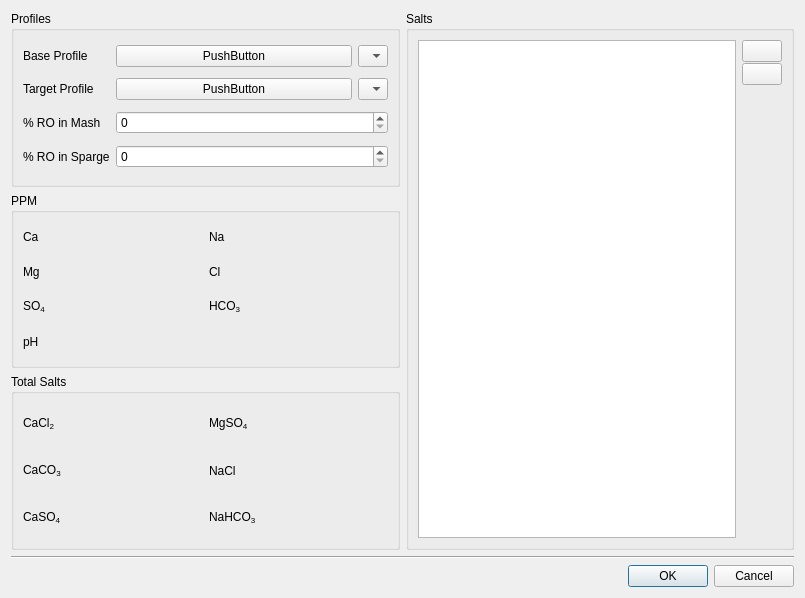
<?xml version="1.0" encoding="UTF-8"?>
<ui version="4.0">
 <class>waterDialog</class>
 <widget class="QDialog" name="waterDialog">
  <property name="geometry">
   <rect>
    <x>0</x>
    <y>0</y>
    <width>805</width>
    <height>598</height>
   </rect>
  </property>
  <property name="sizePolicy">
   <sizepolicy hsizetype="Minimum" vsizetype="Preferred">
    <horstretch>0</horstretch>
    <verstretch>0</verstretch>
   </sizepolicy>
  </property>
  <property name="minimumSize">
   <size>
    <width>30</width>
    <height>0</height>
   </size>
  </property>
  <property name="windowTitle">
   <string>Water Chemistry</string>
  </property>
  <layout class="QVBoxLayout" name="verticalLayout_4">
   <item>
    <layout class="QHBoxLayout" name="horizontalLayout">
     <item>
      <layout class="QVBoxLayout" name="verticalLayout_left" stretch="0,0,0">
       <item>
        <widget class="QGroupBox" name="groupBox_profiles">
         <property name="title">
          <string>Profiles</string>
         </property>
         <layout class="QGridLayout" name="gridLayout_profiles">
          <item row="2" column="0">
           <widget class="QLabel" name="label_mashRO">
            <property name="text">
             <string>% RO in Mash</string>
            </property>
           </widget>
          </item>
          <item row="1" column="0">
           <widget class="QLabel" name="label_targetProfile">
            <property name="text">
             <string>Target Profile</string>
            </property>
           </widget>
          </item>
          <item row="2" column="1">
           <widget class="QSpinBox" name="spinBox_mashRO">
            <property name="maximum">
             <number>100</number>
            </property>
           </widget>
          </item>
          <item row="1" column="1">
           <layout class="QHBoxLayout" name="horizontalLayout_targetButtons">
            <item>
             <widget class="WaterButton" name="targetProfileButton">
              <property name="text">
               <string>PushButton</string>
              </property>
             </widget>
            </item>
            <item>
             <widget class="CustomComboBox" name="targetProfileCombo">
              <property name="sizePolicy">
               <sizepolicy hsizetype="Minimum" vsizetype="Fixed">
                <horstretch>0</horstretch>
                <verstretch>0</verstretch>
               </sizepolicy>
              </property>
              <property name="minimumSize">
               <size>
                <width>30</width>
                <height>0</height>
               </size>
              </property>
              <property name="maximumSize">
               <size>
                <width>30</width>
                <height>16777215</height>
               </size>
              </property>
             </widget>
            </item>
           </layout>
          </item>
          <item row="0" column="0">
           <widget class="QLabel" name="label_baseProfile">
            <property name="text">
             <string>Base Profile</string>
            </property>
           </widget>
          </item>
          <item row="3" column="1">
           <widget class="QSpinBox" name="spinBox_spargeRO">
            <property name="maximum">
             <number>100</number>
            </property>
           </widget>
          </item>
          <item row="0" column="1">
           <layout class="QHBoxLayout" name="horizontalLayout_baseButtons" stretch="0,1">
            <item>
             <widget class="WaterButton" name="baseProfileButton">
              <property name="text">
               <string>PushButton</string>
              </property>
             </widget>
            </item>
            <item>
             <widget class="CustomComboBox" name="baseProfileCombo">
              <property name="sizePolicy">
               <sizepolicy hsizetype="Minimum" vsizetype="Fixed">
                <horstretch>0</horstretch>
                <verstretch>0</verstretch>
               </sizepolicy>
              </property>
              <property name="minimumSize">
               <size>
                <width>30</width>
                <height>0</height>
               </size>
              </property>
              <property name="maximumSize">
               <size>
                <width>30</width>
                <height>16777215</height>
               </size>
              </property>
             </widget>
            </item>
           </layout>
          </item>
          <item row="3" column="0">
           <widget class="QLabel" name="label_spargeRO">
            <property name="text">
             <string>% RO in Sparge</string>
            </property>
           </widget>
          </item>
         </layout>
        </widget>
       </item>
       <item>
        <widget class="QGroupBox" name="groupbox_ppm">
         <property name="sizePolicy">
          <sizepolicy hsizetype="MinimumExpanding" vsizetype="Preferred">
           <horstretch>0</horstretch>
           <verstretch>0</verstretch>
          </sizepolicy>
         </property>
         <property name="title">
          <string>PPM</string>
         </property>
         <layout class="QGridLayout" name="gridLayout_ppm" rowstretch="0,0,0,0">
          <item row="0" column="3">
           <widget class="SmartDigitWidget" name="btDigit_na">
           </widget>
          </item>
          <item row="0" column="0">
           <widget class="SmartLabel" name="label_ca">
            <property name="text">
             <string>Ca</string>
            </property>
           </widget>
          </item>
          <item row="2" column="1">
           <widget class="SmartDigitWidget" name="btDigit_so4">
           </widget>
          </item>
          <item row="1" column="0">
           <widget class="SmartLabel" name="label_mg">
            <property name="text">
             <string>Mg</string>
            </property>
           </widget>
          </item>
          <item row="0" column="1">
           <widget class="SmartDigitWidget" name="btDigit_ca">
           </widget>
          </item>
          <item row="3" column="1">
           <widget class="SmartDigitWidget" name="btDigit_ph">
           </widget>
          </item>
          <item row="2" column="3">
           <widget class="SmartDigitWidget" name="btDigit_hco3">
           </widget>
          </item>
          <item row="3" column="0">
           <widget class="SmartLabel" name="label_pH">
            <property name="text">
             <string>pH</string>
            </property>
           </widget>
          </item>
          <item row="0" column="2">
           <widget class="SmartLabel" name="label_na">
            <property name="text">
             <string>Na</string>
            </property>
           </widget>
          </item>
          <item row="1" column="2">
           <widget class="SmartLabel" name="label_cl">
            <property name="text">
             <string>Cl</string>
            </property>
           </widget>
          </item>
          <item row="2" column="0">
           <widget class="SmartLabel" name="label_so4">
            <property name="text">
             <string>SO&lt;sub&gt;4&lt;/sub&gt;</string>
            </property>
           </widget>
          </item>
          <item row="1" column="1">
           <widget class="SmartDigitWidget" name="btDigit_mg">
           </widget>
          </item>
          <item row="1" column="3">
           <widget class="SmartDigitWidget" name="btDigit_cl">
           </widget>
          </item>
          <item row="2" column="2">
           <widget class="SmartLabel" name="label_hco3">
            <property name="text">
             <string>HCO&lt;sub&gt;3&lt;/sub&gt;</string>
            </property>
           </widget>
          </item>
         </layout>
        </widget>
       </item>
       <item>
        <widget class="QGroupBox" name="groupBox_total">
         <property name="title">
          <string>Total Salts</string>
         </property>
         <layout class="QGridLayout" name="gridLayout_total">
          <item row="0" column="0">
           <widget class="SmartLabel" name="label_totalcacl2">
            <property name="contextMenuPolicy">
             <enum>Qt::CustomContextMenu</enum>
            </property>
            <property name="text">
             <string>CaCl&lt;sub&gt;2&lt;/sub&gt;</string>
            </property>
            <property name="buddy">
             <cstring>btDigit_totalcacl2</cstring>
            </property>
           </widget>
          </item>
          <item row="0" column="1">
           <widget class="SmartDigitWidget" name="btDigit_totalcacl2">
           </widget>
          </item>
          <item row="0" column="2">
           <widget class="SmartLabel" name="label_totalmgso4">
            <property name="contextMenuPolicy">
             <enum>Qt::CustomContextMenu</enum>
            </property>
            <property name="text">
             <string>MgSO&lt;sub&gt;4&lt;/sub&gt;</string>
            </property>
            <property name="buddy">
             <cstring>btDigit_totalmgso4</cstring>
            </property>
           </widget>
          </item>
          <item row="0" column="3">
           <widget class="SmartDigitWidget" name="btDigit_totalmgso4">
           </widget>
          </item>
          <item row="1" column="0">
           <widget class="SmartLabel" name="label_totalcaco3">
            <property name="contextMenuPolicy">
             <enum>Qt::CustomContextMenu</enum>
            </property>
            <property name="text">
             <string>CaCO&lt;sub&gt;3&lt;/sub&gt;</string>
            </property>
            <property name="buddy">
             <cstring>btDigit_totalcaco3</cstring>
            </property>
           </widget>
          </item>
          <item row="1" column="1">
           <widget class="SmartDigitWidget" name="btDigit_totalcaco3">
           </widget>
          </item>
          <item row="1" column="2">
           <widget class="SmartLabel" name="label_totalnacl">
            <property name="contextMenuPolicy">
             <enum>Qt::CustomContextMenu</enum>
            </property>
            <property name="text">
             <string>NaCl</string>
            </property>
            <property name="buddy">
             <cstring>btDigit_totalnacl</cstring>
            </property>
           </widget>
          </item>
          <item row="1" column="3">
           <widget class="SmartDigitWidget" name="btDigit_totalnacl">
           </widget>
          </item>
          <item row="2" column="0">
           <widget class="SmartLabel" name="label_totalcaso4">
            <property name="contextMenuPolicy">
             <enum>Qt::CustomContextMenu</enum>
            </property>
            <property name="text">
             <string>CaSO&lt;sub&gt;4&lt;?sub&gt;</string>
            </property>
            <property name="buddy">
             <cstring>btDigit_totalcaso4</cstring>
            </property>
           </widget>
          </item>
          <item row="2" column="1">
           <widget class="SmartDigitWidget" name="btDigit_totalcaso4">
           </widget>
          </item>
          <item row="2" column="2">
           <widget class="SmartLabel" name="label_totalnahco3">
            <property name="contextMenuPolicy">
             <enum>Qt::CustomContextMenu</enum>
            </property>
            <property name="text">
             <string>NaHCO&lt;sub&gt;3&lt;/sub&gt;</string>
            </property>
            <property name="buddy">
             <cstring>btDigit_totalnahco3</cstring>
            </property>
           </widget>
          </item>
          <item row="2" column="3">
           <widget class="SmartDigitWidget" name="btDigit_totalnahco3">
           </widget>
          </item>
         </layout>
        </widget>
       </item>
      </layout>
     </item>
     <item>
      <layout class="QVBoxLayout" name="verticalLayout_right">
       <item>
        <widget class="QGroupBox" name="groupBox_salts">
         <property name="title">
          <string>Salts</string>
         </property>
         <property name="flat">
          <bool>true</bool>
         </property>
         <layout class="QHBoxLayout" name="horizontalLayout_3">
          <item>
           <widget class="QTableView" name="tableView_saltAdjustments">
            <property name="alternatingRowColors">
             <bool>true</bool>
            </property>
           </widget>
          </item>
          <item>
           <layout class="QVBoxLayout" name="verticalLayout_saltButtons">
            <property name="spacing">
             <number>1</number>
            </property>
            <item>
             <widget class="QPushButton" name="pushButton_addSalt">
              <property name="toolTip">
               <string>Add a salt</string>
              </property>
              <property name="text">
               <string/>
              </property>
              <property name="icon">
               <iconset resource="../brewken.qrc">
                <normaloff>:/images/smallPlus.svg</normaloff>:/images/smallPlus.svg</iconset>
              </property>
             </widget>
            </item>
            <item>
             <widget class="QPushButton" name="pushButton_removeSalt">
              <property name="toolTip">
               <string>Remove selected salt</string>
              </property>
              <property name="text">
               <string/>
              </property>
              <property name="icon">
               <iconset resource="../brewken.qrc">
                <normaloff>:/images/smallMinus.svg</normaloff>:/images/smallMinus.svg</iconset>
              </property>
             </widget>
            </item>
            <item>
             <spacer name="verticalSpacer_3">
              <property name="orientation">
               <enum>Qt::Vertical</enum>
              </property>
              <property name="sizeHint" stdset="0">
               <size>
                <width>20</width>
                <height>40</height>
               </size>
              </property>
             </spacer>
            </item>
           </layout>
          </item>
         </layout>
        </widget>
       </item>
      </layout>
     </item>
    </layout>
   </item>
   <item>
    <widget class="Line" name="line">
     <property name="orientation">
      <enum>Qt::Horizontal</enum>
     </property>
    </widget>
   </item>
   <item>
    <widget class="QDialogButtonBox" name="buttonBox_save">
     <property name="focusPolicy">
      <enum>Qt::ClickFocus</enum>
     </property>
     <property name="orientation">
      <enum>Qt::Horizontal</enum>
     </property>
     <property name="standardButtons">
      <set>QDialogButtonBox::Cancel|QDialogButtonBox::Ok</set>
     </property>
    </widget>
   </item>
  </layout>
 </widget>
 <customwidgets>
  <customwidget>
   <class>CustomComboBox</class>
   <extends>QComboBox</extends>
   <header>widgets/CustomComboBox.h</header>
  </customwidget>
  <customwidget>
   <class>WaterButton</class>
   <extends>QPushButton</extends>
   <header>buttons/WaterButton.h</header>
  </customwidget>
  <customwidget>
   <class>SmartLabel</class>
   <extends>QLabel</extends>
   <header>widgets/SmartLabel.h</header>
   <slots>
    <signal>changedSystemOfMeasurementOrScale(PreviousScaleInfo)</signal>
   </slots>
  </customwidget>
  <customwidget>
   <class>SmartDigitWidget</class>
   <extends>QLabel</extends>
   <header>widgets/SmartDigitWidget.h</header>
  </customwidget>
 </customwidgets>
 <tabstops>
  <tabstop>baseProfileButton</tabstop>
  <tabstop>baseProfileCombo</tabstop>
  <tabstop>targetProfileButton</tabstop>
  <tabstop>targetProfileCombo</tabstop>
  <tabstop>spinBox_mashRO</tabstop>
  <tabstop>spinBox_spargeRO</tabstop>
  <tabstop>pushButton_addSalt</tabstop>
  <tabstop>pushButton_removeSalt</tabstop>
 </tabstops>
 <resources>
  <include location="../brewken.qrc"/>
 </resources>
 <connections>
  <connection>
   <sender>buttonBox_save</sender>
   <signal>accepted()</signal>
   <receiver>waterDialog</receiver>
   <slot>accept()</slot>
   <hints>
    <hint type="sourcelabel">
     <x>248</x>
     <y>254</y>
    </hint>
    <hint type="destinationlabel">
     <x>157</x>
     <y>274</y>
    </hint>
   </hints>
  </connection>
  <connection>
   <sender>buttonBox_save</sender>
   <signal>rejected()</signal>
   <receiver>waterDialog</receiver>
   <slot>reject()</slot>
   <hints>
    <hint type="sourcelabel">
     <x>316</x>
     <y>260</y>
    </hint>
    <hint type="destinationlabel">
     <x>286</x>
     <y>274</y>
    </hint>
   </hints>
  </connection>
 </connections>
</ui>
